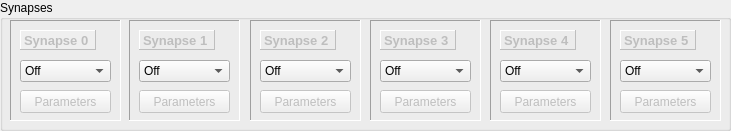
   <widget class="QGroupBox" name="SynBox">
    <property name="geometry">
     <rect>
      <x>270</x>
      <y>50</y>
      <width>731</width>
      <height>131</height>
     </rect>
    </property>
    <property name="title">
     <string>Synapses</string>
    </property>
    <widget class="QFrame" name="frame">
     <property name="geometry">
      <rect>
       <x>10</x>
       <y>20</y>
       <width>111</width>
       <height>101</height>
      </rect>
     </property>
     <property name="frameShape">
      <enum>QFrame::Panel</enum>
     </property>
     <property name="frameShadow">
      <enum>QFrame::Sunken</enum>
     </property>
     <property name="lineWidth">
      <number>1</number>
     </property>
     <property name="midLineWidth">
      <number>0</number>
     </property>
     <widget class="QLabel" name="Syn0L">
      <property name="enabled">
       <bool>false</bool>
      </property>
      <property name="geometry">
       <rect>
        <x>10</x>
        <y>10</y>
        <width>76</width>
        <height>20</height>
       </rect>
      </property>
      <property name="font">
       <font>
        <pointsize>10</pointsize>
        <weight>75</weight>
        <bold>true</bold>
       </font>
      </property>
      <property name="autoFillBackground">
       <bool>true</bool>
      </property>
      <property name="styleSheet">
       <string notr="true"/>
      </property>
      <property name="frameShape">
       <enum>QFrame::Panel</enum>
      </property>
      <property name="frameShadow">
       <enum>QFrame::Raised</enum>
      </property>
      <property name="lineWidth">
       <number>1</number>
      </property>
      <property name="midLineWidth">
       <number>0</number>
      </property>
      <property name="text">
       <string>Synapse 0</string>
      </property>
     </widget>
     <widget class="QComboBox" name="Syn0Combo">
      <property name="geometry">
       <rect>
        <x>10</x>
        <y>40</y>
        <width>91</width>
        <height>22</height>
       </rect>
      </property>
      <property name="currentIndex">
       <number>0</number>
      </property>
      <item>
       <property name="text">
        <string>Off</string>
       </property>
      </item>
      <item>
       <property name="text">
        <string>Chemical</string>
       </property>
      </item>
      <item>
       <property name="text">
        <string>Gap Junction</string>
       </property>
      </item>
      <item>
       <property name="text">
        <string>ab Synapse</string>
       </property>
      </item>
      <item>
       <property name="text">
        <string>Destexhe</string>
       </property>
      </item>
     </widget>
     <widget class="QPushButton" name="Syn0ParaBut">
      <property name="enabled">
       <bool>false</bool>
      </property>
      <property name="geometry">
       <rect>
        <x>10</x>
        <y>70</y>
        <width>91</width>
        <height>23</height>
       </rect>
      </property>
      <property name="text">
       <string>Parameters</string>
      </property>
     </widget>
    </widget>
    <widget class="QFrame" name="frame_2">
     <property name="geometry">
      <rect>
       <x>129</x>
       <y>20</y>
       <width>111</width>
       <height>101</height>
      </rect>
     </property>
     <property name="frameShape">
      <enum>QFrame::Panel</enum>
     </property>
     <property name="frameShadow">
      <enum>QFrame::Sunken</enum>
     </property>
     <property name="midLineWidth">
      <number>0</number>
     </property>
     <widget class="QLabel" name="Syn1L">
      <property name="enabled">
       <bool>false</bool>
      </property>
      <property name="geometry">
       <rect>
        <x>10</x>
        <y>10</y>
        <width>76</width>
        <height>20</height>
       </rect>
      </property>
      <property name="font">
       <font>
        <pointsize>10</pointsize>
        <weight>75</weight>
        <bold>true</bold>
       </font>
      </property>
      <property name="frameShape">
       <enum>QFrame::Panel</enum>
      </property>
      <property name="frameShadow">
       <enum>QFrame::Raised</enum>
      </property>
      <property name="text">
       <string>Synapse 1</string>
      </property>
     </widget>
     <widget class="QComboBox" name="Syn1Combo">
      <property name="geometry">
       <rect>
        <x>10</x>
        <y>40</y>
        <width>91</width>
        <height>22</height>
       </rect>
      </property>
      <item>
       <property name="text">
        <string>Off</string>
       </property>
      </item>
      <item>
       <property name="text">
        <string>Chemical</string>
       </property>
      </item>
      <item>
       <property name="text">
        <string>Gap Junction</string>
       </property>
      </item>
      <item>
       <property name="text">
        <string>ab Synapse</string>
       </property>
      </item>
      <item>
       <property name="text">
        <string>Destexhe</string>
       </property>
      </item>
     </widget>
     <widget class="QPushButton" name="Syn1ParaBut">
      <property name="enabled">
       <bool>false</bool>
      </property>
      <property name="geometry">
       <rect>
        <x>10</x>
        <y>70</y>
        <width>91</width>
        <height>23</height>
       </rect>
      </property>
      <property name="text">
       <string>Parameters</string>
      </property>
     </widget>
    </widget>
    <widget class="QFrame" name="frame_5">
     <property name="geometry">
      <rect>
       <x>250</x>
       <y>20</y>
       <width>111</width>
       <height>101</height>
      </rect>
     </property>
     <property name="frameShape">
      <enum>QFrame::Panel</enum>
     </property>
     <property name="frameShadow">
      <enum>QFrame::Sunken</enum>
     </property>
     <widget class="QLabel" name="Syn2L">
      <property name="enabled">
       <bool>false</bool>
      </property>
      <property name="geometry">
       <rect>
        <x>10</x>
        <y>10</y>
        <width>76</width>
        <height>20</height>
       </rect>
      </property>
      <property name="font">
       <font>
        <pointsize>10</pointsize>
        <weight>75</weight>
        <bold>true</bold>
       </font>
      </property>
      <property name="frameShape">
       <enum>QFrame::Panel</enum>
      </property>
      <property name="frameShadow">
       <enum>QFrame::Raised</enum>
      </property>
      <property name="text">
       <string>Synapse 2</string>
      </property>
     </widget>
     <widget class="QComboBox" name="Syn2Combo">
      <property name="geometry">
       <rect>
        <x>10</x>
        <y>40</y>
        <width>91</width>
        <height>22</height>
       </rect>
      </property>
      <item>
       <property name="text">
        <string>Off</string>
       </property>
      </item>
      <item>
       <property name="text">
        <string>Chemical</string>
       </property>
      </item>
      <item>
       <property name="text">
        <string>Gap Junction</string>
       </property>
      </item>
      <item>
       <property name="text">
        <string>ab Synapse</string>
       </property>
      </item>
      <item>
       <property name="text">
        <string>Destexhe</string>
       </property>
      </item>
     </widget>
     <widget class="QPushButton" name="Syn2ParaBut">
      <property name="enabled">
       <bool>false</bool>
      </property>
      <property name="geometry">
       <rect>
        <x>10</x>
        <y>70</y>
        <width>91</width>
        <height>23</height>
       </rect>
      </property>
      <property name="text">
       <string>Parameters</string>
      </property>
     </widget>
    </widget>
    <widget class="QFrame" name="frame_8">
     <property name="geometry">
      <rect>
       <x>370</x>
       <y>20</y>
       <width>111</width>
       <height>101</height>
      </rect>
     </property>
     <property name="frameShape">
      <enum>QFrame::Panel</enum>
     </property>
     <property name="frameShadow">
      <enum>QFrame::Sunken</enum>
     </property>
     <widget class="QLabel" name="Syn3L">
      <property name="enabled">
       <bool>false</bool>
      </property>
      <property name="geometry">
       <rect>
        <x>10</x>
        <y>10</y>
        <width>76</width>
        <height>20</height>
       </rect>
      </property>
      <property name="font">
       <font>
        <pointsize>10</pointsize>
        <weight>75</weight>
        <bold>true</bold>
       </font>
      </property>
      <property name="frameShape">
       <enum>QFrame::Panel</enum>
      </property>
      <property name="frameShadow">
       <enum>QFrame::Raised</enum>
      </property>
      <property name="text">
       <string>Synapse 3</string>
      </property>
     </widget>
     <widget class="QComboBox" name="Syn3Combo">
      <property name="geometry">
       <rect>
        <x>10</x>
        <y>40</y>
        <width>91</width>
        <height>22</height>
       </rect>
      </property>
      <item>
       <property name="text">
        <string>Off</string>
       </property>
      </item>
      <item>
       <property name="text">
        <string>Chemical</string>
       </property>
      </item>
      <item>
       <property name="text">
        <string>Gap Junction</string>
       </property>
      </item>
      <item>
       <property name="text">
        <string>ab Synapse</string>
       </property>
      </item>
      <item>
       <property name="text">
        <string>Destexhe</string>
       </property>
      </item>
     </widget>
     <widget class="QPushButton" name="Syn3ParaBut">
      <property name="enabled">
       <bool>false</bool>
      </property>
      <property name="geometry">
       <rect>
        <x>10</x>
        <y>70</y>
        <width>91</width>
        <height>23</height>
       </rect>
      </property>
      <property name="text">
       <string>Parameters</string>
      </property>
     </widget>
    </widget>
    <widget class="QFrame" name="frame_9">
     <property name="geometry">
      <rect>
       <x>490</x>
       <y>20</y>
       <width>111</width>
       <height>101</height>
      </rect>
     </property>
     <property name="frameShape">
      <enum>QFrame::Panel</enum>
     </property>
     <property name="frameShadow">
      <enum>QFrame::Sunken</enum>
     </property>
     <widget class="QLabel" name="Syn4L">
      <property name="enabled">
       <bool>false</bool>
      </property>
      <property name="geometry">
       <rect>
        <x>10</x>
        <y>10</y>
        <width>76</width>
        <height>20</height>
       </rect>
      </property>
      <property name="font">
       <font>
        <pointsize>10</pointsize>
        <weight>75</weight>
        <bold>true</bold>
       </font>
      </property>
      <property name="frameShape">
       <enum>QFrame::Panel</enum>
      </property>
      <property name="frameShadow">
       <enum>QFrame::Raised</enum>
      </property>
      <property name="text">
       <string>Synapse 4</string>
      </property>
     </widget>
     <widget class="QPushButton" name="Syn4ParaBut">
      <property name="enabled">
       <bool>false</bool>
      </property>
      <property name="geometry">
       <rect>
        <x>10</x>
        <y>70</y>
        <width>91</width>
        <height>23</height>
       </rect>
      </property>
      <property name="text">
       <string>Parameters</string>
      </property>
     </widget>
     <widget class="QComboBox" name="Syn4Combo">
      <property name="geometry">
       <rect>
        <x>10</x>
        <y>40</y>
        <width>91</width>
        <height>22</height>
       </rect>
      </property>
      <item>
       <property name="text">
        <string>Off</string>
       </property>
      </item>
      <item>
       <property name="text">
        <string>Chemical</string>
       </property>
      </item>
      <item>
       <property name="text">
        <string>Gap Junction</string>
       </property>
      </item>
      <item>
       <property name="text">
        <string>ab Synapse</string>
       </property>
      </item>
      <item>
       <property name="text">
        <string>Destexhe</string>
       </property>
      </item>
     </widget>
    </widget>
    <widget class="QFrame" name="frame_10">
     <property name="geometry">
      <rect>
       <x>610</x>
       <y>20</y>
       <width>111</width>
       <height>101</height>
      </rect>
     </property>
     <property name="frameShape">
      <enum>QFrame::Panel</enum>
     </property>
     <property name="frameShadow">
      <enum>QFrame::Sunken</enum>
     </property>
     <widget class="QLabel" name="Syn5L">
      <property name="enabled">
       <bool>false</bool>
      </property>
      <property name="geometry">
       <rect>
        <x>10</x>
        <y>10</y>
        <width>76</width>
        <height>20</height>
       </rect>
      </property>
      <property name="font">
       <font>
        <pointsize>10</pointsize>
        <weight>75</weight>
        <bold>true</bold>
       </font>
      </property>
      <property name="frameShape">
       <enum>QFrame::Panel</enum>
      </property>
      <property name="frameShadow">
       <enum>QFrame::Raised</enum>
      </property>
      <property name="text">
       <string>Synapse 5</string>
      </property>
     </widget>
     <widget class="QPushButton" name="Syn5ParaBut">
      <property name="enabled">
       <bool>false</bool>
      </property>
      <property name="geometry">
       <rect>
        <x>10</x>
        <y>70</y>
        <width>91</width>
        <height>23</height>
       </rect>
      </property>
      <property name="text">
       <string>Parameters</string>
      </property>
     </widget>
     <widget class="QComboBox" name="Syn5Combo">
      <property name="geometry">
       <rect>
        <x>10</x>
        <y>40</y>
        <width>91</width>
        <height>22</height>
       </rect>
      </property>
      <item>
       <property name="text">
        <string>Off</string>
       </property>
      </item>
      <item>
       <property name="text">
        <string>Chemical</string>
       </property>
      </item>
      <item>
       <property name="text">
        <string>Gap Junction</string>
       </property>
      </item>
      <item>
       <property name="text">
        <string>ab Synapse</string>
       </property>
      </item>
      <item>
       <property name="text">
        <string>Destexhe</string>
       </property>
      </item>
     </widget>
    </widget>
   </widget>
